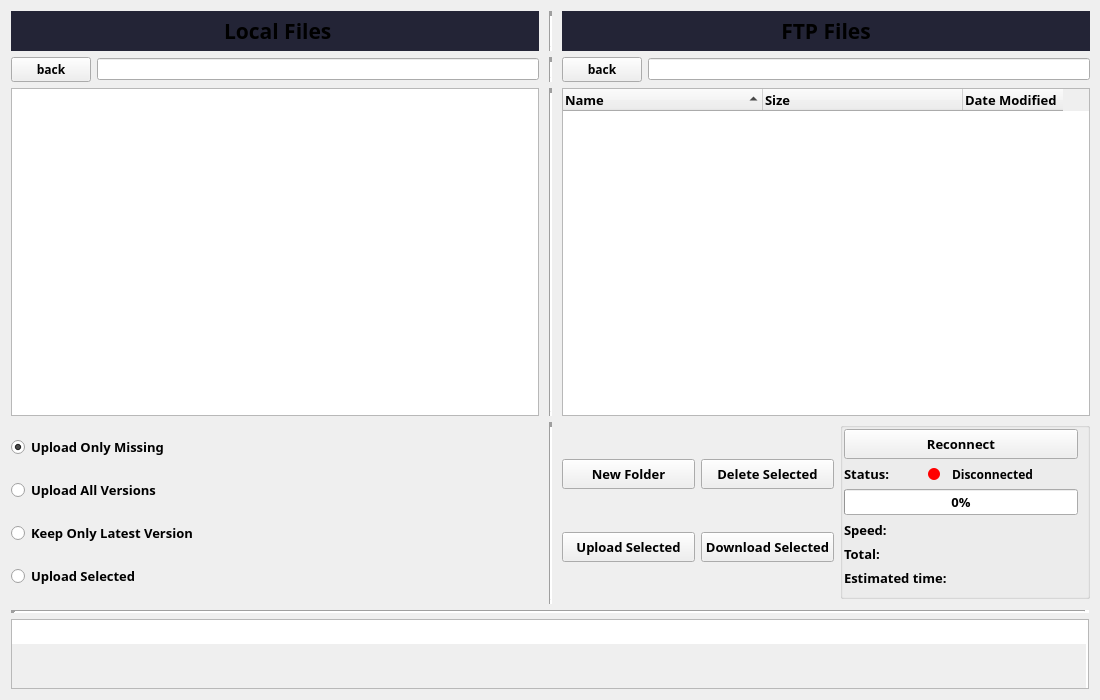
<?xml version="1.0" encoding="UTF-8"?>
<ui version="4.0">
 <class>Form</class>
 <widget class="QWidget" name="Form">
  <property name="geometry">
   <rect>
    <x>0</x>
    <y>0</y>
    <width>1100</width>
    <height>700</height>
   </rect>
  </property>
  <property name="minimumSize">
   <size>
    <width>1100</width>
    <height>700</height>
   </size>
  </property>
  <property name="maximumSize">
   <size>
    <width>1800</width>
    <height>900</height>
   </size>
  </property>
  <property name="baseSize">
   <size>
    <width>0</width>
    <height>0</height>
   </size>
  </property>
  <property name="font">
   <font>
    <family>Unispace</family>
    <pointsize>10</pointsize>
    <bold>true</bold>
   </font>
  </property>
  <property name="windowTitle">
   <string>Form</string>
  </property>
  <layout class="QGridLayout" name="gridLayout_4">
   <item row="0" column="0">
    <layout class="QVBoxLayout" name="verticalLayout" stretch="2,0,1">
     <property name="spacing">
      <number>6</number>
     </property>
     <property name="leftMargin">
      <number>0</number>
     </property>
     <property name="rightMargin">
      <number>0</number>
     </property>
     <item>
      <layout class="QGridLayout" name="gridLayout" rowstretch="0,0,0,0" columnstretch="0,0,0,0,0" rowminimumheight="0,25,500,0" columnminimumwidth="700,0,0,0,700">
       <property name="sizeConstraint">
        <enum>QLayout::SizeConstraint::SetDefaultConstraint</enum>
       </property>
       <property name="topMargin">
        <number>0</number>
       </property>
       <item row="0" column="1">
        <spacer name="horizontalSpacer">
         <property name="orientation">
          <enum>Qt::Orientation::Vertical</enum>
         </property>
         <property name="sizeHint" stdset="0">
          <size>
           <width>4</width>
           <height>8</height>
          </size>
         </property>
        </spacer>
       </item>
       <item row="0" column="3">
        <spacer name="horizontalSpacer_2">
         <property name="orientation">
          <enum>Qt::Orientation::Vertical</enum>
         </property>
         <property name="sizeHint" stdset="0">
          <size>
           <width>4</width>
           <height>2</height>
          </size>
         </property>
        </spacer>
       </item>
       <item row="0" column="4">
        <widget class="QLabel" name="lb_ftp">
         <property name="minimumSize">
          <size>
           <width>0</width>
           <height>40</height>
          </size>
         </property>
         <property name="maximumSize">
          <size>
           <width>16777215</width>
           <height>2222222</height>
          </size>
         </property>
         <property name="font">
          <font>
           <family>Unispace</family>
           <pointsize>16</pointsize>
           <bold>true</bold>
          </font>
         </property>
         <property name="styleSheet">
          <string notr="true">background-color: rgb(35, 36, 54);</string>
         </property>
         <property name="text">
          <string>FTP Files</string>
         </property>
         <property name="alignment">
          <set>Qt::AlignmentFlag::AlignCenter</set>
         </property>
        </widget>
       </item>
       <item row="2" column="4">
        <widget class="QTreeWidget" name="qtw_ftp_list">
         <property name="minimumSize">
          <size>
           <width>260</width>
           <height>0</height>
          </size>
         </property>
         <property name="font">
          <font>
           <family>Unispace</family>
           <pointsize>10</pointsize>
           <bold>true</bold>
          </font>
         </property>
         <property name="dragEnabled">
          <bool>true</bool>
         </property>
         <property name="dragDropOverwriteMode">
          <bool>true</bool>
         </property>
         <property name="dragDropMode">
          <enum>QAbstractItemView::DragDropMode::DragDrop</enum>
         </property>
         <property name="selectionMode">
          <enum>QAbstractItemView::SelectionMode::ExtendedSelection</enum>
         </property>
         <property name="rootIsDecorated">
          <bool>true</bool>
         </property>
         <property name="uniformRowHeights">
          <bool>false</bool>
         </property>
         <property name="itemsExpandable">
          <bool>true</bool>
         </property>
         <property name="sortingEnabled">
          <bool>true</bool>
         </property>
         <property name="wordWrap">
          <bool>false</bool>
         </property>
         <property name="headerHidden">
          <bool>false</bool>
         </property>
         <property name="expandsOnDoubleClick">
          <bool>true</bool>
         </property>
         <attribute name="headerCascadingSectionResizes">
          <bool>true</bool>
         </attribute>
         <attribute name="headerDefaultSectionSize">
          <number>200</number>
         </attribute>
         <attribute name="headerHighlightSections">
          <bool>true</bool>
         </attribute>
         <attribute name="headerShowSortIndicator" stdset="0">
          <bool>true</bool>
         </attribute>
         <attribute name="headerStretchLastSection">
          <bool>false</bool>
         </attribute>
         <column>
          <property name="text">
           <string>Name</string>
          </property>
         </column>
         <column>
          <property name="text">
           <string>Size</string>
          </property>
         </column>
         <column>
          <property name="text">
           <string>Date Modified</string>
          </property>
         </column>
        </widget>
       </item>
       <item row="3" column="2">
        <widget class="Line" name="line_3">
         <property name="lineWidth">
          <number>5</number>
         </property>
         <property name="orientation">
          <enum>Qt::Orientation::Vertical</enum>
         </property>
        </widget>
       </item>
       <item row="0" column="0">
        <widget class="QLabel" name="lb_local">
         <property name="minimumSize">
          <size>
           <width>0</width>
           <height>40</height>
          </size>
         </property>
         <property name="maximumSize">
          <size>
           <width>16777215</width>
           <height>16777215</height>
          </size>
         </property>
         <property name="font">
          <font>
           <family>Unispace</family>
           <pointsize>16</pointsize>
           <bold>true</bold>
          </font>
         </property>
         <property name="styleSheet">
          <string notr="true">background-color: rgb(35, 36, 54);</string>
         </property>
         <property name="text">
          <string> Local Files</string>
         </property>
         <property name="textFormat">
          <enum>Qt::TextFormat::PlainText</enum>
         </property>
         <property name="alignment">
          <set>Qt::AlignmentFlag::AlignCenter</set>
         </property>
        </widget>
       </item>
       <item row="2" column="0">
        <widget class="QTreeView" name="tv_local_list">
         <property name="minimumSize">
          <size>
           <width>260</width>
           <height>0</height>
          </size>
         </property>
         <property name="font">
          <font>
           <family>Unispace</family>
           <pointsize>10</pointsize>
           <bold>true</bold>
          </font>
         </property>
         <property name="mouseTracking">
          <bool>false</bool>
         </property>
         <property name="autoFillBackground">
          <bool>false</bool>
         </property>
         <property name="tabKeyNavigation">
          <bool>false</bool>
         </property>
         <property name="showDropIndicator" stdset="0">
          <bool>true</bool>
         </property>
         <property name="dragEnabled">
          <bool>true</bool>
         </property>
         <property name="dragDropOverwriteMode">
          <bool>true</bool>
         </property>
         <property name="dragDropMode">
          <enum>QAbstractItemView::DragDropMode::DragDrop</enum>
         </property>
         <property name="alternatingRowColors">
          <bool>false</bool>
         </property>
         <property name="selectionMode">
          <enum>QAbstractItemView::SelectionMode::ExtendedSelection</enum>
         </property>
         <property name="indentation">
          <number>20</number>
         </property>
         <property name="rootIsDecorated">
          <bool>false</bool>
         </property>
         <property name="uniformRowHeights">
          <bool>false</bool>
         </property>
         <property name="itemsExpandable">
          <bool>false</bool>
         </property>
         <property name="sortingEnabled">
          <bool>true</bool>
         </property>
         <property name="animated">
          <bool>false</bool>
         </property>
         <property name="allColumnsShowFocus">
          <bool>false</bool>
         </property>
         <property name="wordWrap">
          <bool>false</bool>
         </property>
         <attribute name="headerCascadingSectionResizes">
          <bool>true</bool>
         </attribute>
         <attribute name="headerDefaultSectionSize">
          <number>200</number>
         </attribute>
         <attribute name="headerHighlightSections">
          <bool>true</bool>
         </attribute>
         <attribute name="headerShowSortIndicator" stdset="0">
          <bool>true</bool>
         </attribute>
         <attribute name="headerStretchLastSection">
          <bool>false</bool>
         </attribute>
        </widget>
       </item>
       <item row="0" column="2">
        <widget class="Line" name="line">
         <property name="lineWidth">
          <number>5</number>
         </property>
         <property name="orientation">
          <enum>Qt::Orientation::Vertical</enum>
         </property>
        </widget>
       </item>
       <item row="3" column="4">
        <layout class="QVBoxLayout" name="verticalLayout_3">
         <item>
          <layout class="QGridLayout" name="gridLayout_2" rowstretch="0" columnstretch="0,0,0">
           <property name="leftMargin">
            <number>0</number>
           </property>
           <property name="spacing">
            <number>6</number>
           </property>
           <item row="0" column="1">
            <layout class="QVBoxLayout" name="verticalLayout_5">
             <property name="spacing">
              <number>6</number>
             </property>
             <item>
              <layout class="QHBoxLayout" name="horizontalLayout_8">
               <item>
                <widget class="QPushButton" name="pb_new_folder">
                 <property name="minimumSize">
                  <size>
                   <width>0</width>
                   <height>30</height>
                  </size>
                 </property>
                 <property name="font">
                  <font>
                   <family>Unispace</family>
                   <pointsize>10</pointsize>
                   <bold>true</bold>
                  </font>
                 </property>
                 <property name="text">
                  <string>New Folder</string>
                 </property>
                 <property name="checkable">
                  <bool>false</bool>
                 </property>
                 <property name="autoExclusive">
                  <bool>false</bool>
                 </property>
                </widget>
               </item>
               <item>
                <widget class="QPushButton" name="pb_delete_selected">
                 <property name="minimumSize">
                  <size>
                   <width>0</width>
                   <height>30</height>
                  </size>
                 </property>
                 <property name="font">
                  <font>
                   <family>Unispace</family>
                   <pointsize>10</pointsize>
                   <bold>true</bold>
                  </font>
                 </property>
                 <property name="text">
                  <string>Delete Selected</string>
                 </property>
                </widget>
               </item>
              </layout>
             </item>
             <item>
              <layout class="QHBoxLayout" name="horizontalLayout_7">
               <item>
                <widget class="QPushButton" name="pb_upload_selected">
                 <property name="minimumSize">
                  <size>
                   <width>0</width>
                   <height>30</height>
                  </size>
                 </property>
                 <property name="font">
                  <font>
                   <family>Unispace</family>
                   <pointsize>10</pointsize>
                   <bold>true</bold>
                  </font>
                 </property>
                 <property name="text">
                  <string>Upload Selected</string>
                 </property>
                </widget>
               </item>
               <item>
                <widget class="QPushButton" name="pb_download_selected">
                 <property name="minimumSize">
                  <size>
                   <width>0</width>
                   <height>30</height>
                  </size>
                 </property>
                 <property name="font">
                  <font>
                   <family>Unispace</family>
                   <pointsize>10</pointsize>
                   <bold>true</bold>
                  </font>
                 </property>
                 <property name="text">
                  <string>Download Selected</string>
                 </property>
                </widget>
               </item>
              </layout>
             </item>
            </layout>
           </item>
           <item row="0" column="2">
            <widget class="QGroupBox" name="verticalGroupBox">
             <property name="maximumSize">
              <size>
               <width>250</width>
               <height>16777215</height>
              </size>
             </property>
             <property name="alignment">
              <set>Qt::AlignmentFlag::AlignCenter</set>
             </property>
             <property name="flat">
              <bool>true</bool>
             </property>
             <property name="checkable">
              <bool>false</bool>
             </property>
             <layout class="QVBoxLayout" name="verticalLayout_4">
              <property name="spacing">
               <number>6</number>
              </property>
              <property name="sizeConstraint">
               <enum>QLayout::SizeConstraint::SetDefaultConstraint</enum>
              </property>
              <property name="leftMargin">
               <number>1</number>
              </property>
              <property name="topMargin">
               <number>1</number>
              </property>
              <item>
               <widget class="QPushButton" name="pb_reconnect">
                <property name="minimumSize">
                 <size>
                  <width>0</width>
                  <height>30</height>
                 </size>
                </property>
                <property name="font">
                 <font>
                  <family>Unispace</family>
                  <pointsize>10</pointsize>
                  <bold>true</bold>
                 </font>
                </property>
                <property name="text">
                 <string>Reconnect</string>
                </property>
               </widget>
              </item>
              <item>
               <layout class="QHBoxLayout" name="horizontalLayout_2" stretch="4,4,7">
                <property name="spacing">
                 <number>12</number>
                </property>
                <property name="sizeConstraint">
                 <enum>QLayout::SizeConstraint::SetDefaultConstraint</enum>
                </property>
                <property name="rightMargin">
                 <number>0</number>
                </property>
                <item>
                 <widget class="QLabel" name="lb_con_status_text">
                  <property name="sizePolicy">
                   <sizepolicy hsizetype="Fixed" vsizetype="Preferred">
                    <horstretch>0</horstretch>
                    <verstretch>0</verstretch>
                   </sizepolicy>
                  </property>
                  <property name="maximumSize">
                   <size>
                    <width>100</width>
                    <height>16777215</height>
                   </size>
                  </property>
                  <property name="font">
                   <font>
                    <family>Unispace</family>
                    <pointsize>10</pointsize>
                    <bold>true</bold>
                   </font>
                  </property>
                  <property name="text">
                   <string>Status:</string>
                  </property>
                 </widget>
                </item>
                <item>
                 <widget class="QLabel" name="lb_con_status_ind">
                  <property name="maximumSize">
                   <size>
                    <width>12</width>
                    <height>12</height>
                   </size>
                  </property>
                  <property name="font">
                   <font>
                    <family>Unispace</family>
                    <pointsize>10</pointsize>
                    <bold>true</bold>
                   </font>
                  </property>
                  <property name="styleSheet">
                   <string notr="true">background-color: red;
border-radius: 6px;</string>
                  </property>
                  <property name="text">
                   <string/>
                  </property>
                  <property name="alignment">
                   <set>Qt::AlignmentFlag::AlignBottom|Qt::AlignmentFlag::AlignLeading|Qt::AlignmentFlag::AlignLeft</set>
                  </property>
                 </widget>
                </item>
                <item>
                 <widget class="QLabel" name="lb_con_status">
                  <property name="sizePolicy">
                   <sizepolicy hsizetype="Fixed" vsizetype="Preferred">
                    <horstretch>0</horstretch>
                    <verstretch>0</verstretch>
                   </sizepolicy>
                  </property>
                  <property name="maximumSize">
                   <size>
                    <width>200</width>
                    <height>16777215</height>
                   </size>
                  </property>
                  <property name="font">
                   <font>
                    <family>Unispace</family>
                    <pointsize>9</pointsize>
                    <bold>true</bold>
                   </font>
                  </property>
                  <property name="text">
                   <string>Disconnected</string>
                  </property>
                  <property name="alignment">
                   <set>Qt::AlignmentFlag::AlignBottom|Qt::AlignmentFlag::AlignLeading|Qt::AlignmentFlag::AlignLeft</set>
                  </property>
                  <property name="wordWrap">
                   <bool>false</bool>
                  </property>
                 </widget>
                </item>
               </layout>
              </item>
              <item>
               <widget class="QProgressBar" name="pbar_progress_bar">
                <property name="sizePolicy">
                 <sizepolicy hsizetype="Expanding" vsizetype="Fixed">
                  <horstretch>0</horstretch>
                  <verstretch>0</verstretch>
                 </sizepolicy>
                </property>
                <property name="maximumSize">
                 <size>
                  <width>999999</width>
                  <height>16777215</height>
                 </size>
                </property>
                <property name="font">
                 <font>
                  <family>Unispace</family>
                  <pointsize>10</pointsize>
                  <bold>true</bold>
                 </font>
                </property>
                <property name="layoutDirection">
                 <enum>Qt::LayoutDirection::LeftToRight</enum>
                </property>
                <property name="value">
                 <number>0</number>
                </property>
                <property name="alignment">
                 <set>Qt::AlignmentFlag::AlignCenter</set>
                </property>
                <property name="textVisible">
                 <bool>true</bool>
                </property>
                <property name="orientation">
                 <enum>Qt::Orientation::Horizontal</enum>
                </property>
               </widget>
              </item>
              <item>
               <layout class="QHBoxLayout" name="horizontalLayout_3">
                <item>
                 <widget class="QLabel" name="lb_speed_text">
                  <property name="font">
                   <font>
                    <family>Unispace</family>
                    <pointsize>10</pointsize>
                    <bold>true</bold>
                   </font>
                  </property>
                  <property name="text">
                   <string>Speed:</string>
                  </property>
                 </widget>
                </item>
                <item>
                 <widget class="QLabel" name="lb_speed">
                  <property name="font">
                   <font>
                    <family>Unispace</family>
                    <pointsize>9</pointsize>
                    <bold>true</bold>
                   </font>
                  </property>
                  <property name="text">
                   <string/>
                  </property>
                  <property name="alignment">
                   <set>Qt::AlignmentFlag::AlignRight|Qt::AlignmentFlag::AlignTrailing|Qt::AlignmentFlag::AlignVCenter</set>
                  </property>
                 </widget>
                </item>
               </layout>
              </item>
              <item>
               <layout class="QHBoxLayout" name="horizontalLayout_5">
                <item>
                 <widget class="QLabel" name="lb_total_text">
                  <property name="font">
                   <font>
                    <family>Unispace</family>
                    <pointsize>10</pointsize>
                    <bold>true</bold>
                   </font>
                  </property>
                  <property name="text">
                   <string>Total:</string>
                  </property>
                 </widget>
                </item>
                <item>
                 <widget class="QLabel" name="lb_total">
                  <property name="font">
                   <font>
                    <family>Unispace</family>
                    <pointsize>9</pointsize>
                    <bold>true</bold>
                   </font>
                  </property>
                  <property name="text">
                   <string/>
                  </property>
                  <property name="alignment">
                   <set>Qt::AlignmentFlag::AlignRight|Qt::AlignmentFlag::AlignTrailing|Qt::AlignmentFlag::AlignVCenter</set>
                  </property>
                 </widget>
                </item>
               </layout>
              </item>
              <item>
               <layout class="QHBoxLayout" name="horizontalLayout_6">
                <item>
                 <widget class="QLabel" name="lb_eta_text">
                  <property name="font">
                   <font>
                    <family>Unispace</family>
                    <pointsize>10</pointsize>
                    <bold>true</bold>
                   </font>
                  </property>
                  <property name="text">
                   <string>Estimated time:</string>
                  </property>
                 </widget>
                </item>
                <item>
                 <widget class="QLabel" name="lb_eta">
                  <property name="font">
                   <font>
                    <family>Unispace</family>
                    <pointsize>9</pointsize>
                    <bold>true</bold>
                   </font>
                  </property>
                  <property name="text">
                   <string/>
                  </property>
                  <property name="alignment">
                   <set>Qt::AlignmentFlag::AlignRight|Qt::AlignmentFlag::AlignTrailing|Qt::AlignmentFlag::AlignVCenter</set>
                  </property>
                 </widget>
                </item>
               </layout>
              </item>
             </layout>
            </widget>
           </item>
          </layout>
         </item>
         <item>
          <layout class="QGridLayout" name="gridLayout_3">
           <property name="leftMargin">
            <number>0</number>
           </property>
           <property name="topMargin">
            <number>5</number>
           </property>
           <property name="horizontalSpacing">
            <number>15</number>
           </property>
           <property name="verticalSpacing">
            <number>10</number>
           </property>
          </layout>
         </item>
        </layout>
       </item>
       <item row="2" column="2">
        <widget class="Line" name="line_2">
         <property name="frameShadow">
          <enum>QFrame::Shadow::Sunken</enum>
         </property>
         <property name="lineWidth">
          <number>5</number>
         </property>
         <property name="orientation">
          <enum>Qt::Orientation::Vertical</enum>
         </property>
        </widget>
       </item>
       <item row="3" column="0">
        <layout class="QVBoxLayout" name="verticalLayout_2">
         <item>
          <widget class="QRadioButton" name="rb_up_only_missing">
           <property name="font">
            <font>
             <family>Unispace</family>
             <pointsize>10</pointsize>
             <bold>true</bold>
            </font>
           </property>
           <property name="text">
            <string>Upload Only Missing</string>
           </property>
           <property name="checked">
            <bool>true</bool>
           </property>
          </widget>
         </item>
         <item>
          <widget class="QRadioButton" name="rb_up_all_versions">
           <property name="font">
            <font>
             <family>Unispace</family>
             <pointsize>10</pointsize>
             <bold>true</bold>
            </font>
           </property>
           <property name="text">
            <string>Upload All Versions</string>
           </property>
          </widget>
         </item>
         <item>
          <widget class="QRadioButton" name="rb_up_only_latest">
           <property name="font">
            <font>
             <family>Unispace</family>
             <pointsize>10</pointsize>
             <bold>true</bold>
            </font>
           </property>
           <property name="text">
            <string>Keep Only Latest Version</string>
           </property>
          </widget>
         </item>
         <item>
          <widget class="QRadioButton" name="rb_up_selected">
           <property name="text">
            <string>Upload Selected</string>
           </property>
          </widget>
         </item>
        </layout>
       </item>
       <item row="1" column="2">
        <widget class="Line" name="line_5">
         <property name="lineWidth">
          <number>5</number>
         </property>
         <property name="orientation">
          <enum>Qt::Orientation::Vertical</enum>
         </property>
        </widget>
       </item>
       <item row="1" column="0">
        <layout class="QHBoxLayout" name="horizontalLayout_4">
         <item>
          <widget class="QPushButton" name="pb_local_back_path">
           <property name="font">
            <font>
             <family>Unispace</family>
             <pointsize>9</pointsize>
             <bold>true</bold>
            </font>
           </property>
           <property name="text">
            <string>back</string>
           </property>
          </widget>
         </item>
         <item>
          <widget class="QLineEdit" name="le_local_current_path">
           <property name="font">
            <font>
             <family>Unispace</family>
             <pointsize>7</pointsize>
             <bold>true</bold>
            </font>
           </property>
           <property name="readOnly">
            <bool>true</bool>
           </property>
          </widget>
         </item>
        </layout>
       </item>
       <item row="1" column="4">
        <layout class="QHBoxLayout" name="horizontalLayout">
         <item>
          <widget class="QPushButton" name="pb_ftp_back_path">
           <property name="font">
            <font>
             <family>Unispace</family>
             <pointsize>9</pointsize>
             <bold>true</bold>
            </font>
           </property>
           <property name="text">
            <string>back</string>
           </property>
          </widget>
         </item>
         <item>
          <widget class="QLineEdit" name="le_ftp_current_path">
           <property name="font">
            <font>
             <family>Unispace</family>
             <pointsize>7</pointsize>
             <bold>true</bold>
            </font>
           </property>
           <property name="readOnly">
            <bool>true</bool>
           </property>
          </widget>
         </item>
        </layout>
       </item>
      </layout>
     </item>
     <item>
      <widget class="Line" name="line_4">
       <property name="lineWidth">
        <number>5</number>
       </property>
       <property name="orientation">
        <enum>Qt::Orientation::Horizontal</enum>
       </property>
      </widget>
     </item>
     <item>
      <widget class="QPlainTextEdit" name="qpt_log_text">
       <property name="minimumSize">
        <size>
         <width>0</width>
         <height>0</height>
        </size>
       </property>
       <property name="maximumSize">
        <size>
         <width>16777215</width>
         <height>100</height>
        </size>
       </property>
       <property name="baseSize">
        <size>
         <width>0</width>
         <height>0</height>
        </size>
       </property>
       <property name="font">
        <font>
         <family>Unispace</family>
         <pointsize>8</pointsize>
         <bold>true</bold>
         <underline>false</underline>
         <strikeout>false</strikeout>
        </font>
       </property>
       <property name="autoFillBackground">
        <bool>true</bool>
       </property>
       <property name="frameShape">
        <enum>QFrame::Shape::StyledPanel</enum>
       </property>
       <property name="lineWidth">
        <number>1</number>
       </property>
       <property name="midLineWidth">
        <number>0</number>
       </property>
       <property name="sizeAdjustPolicy">
        <enum>QAbstractScrollArea::SizeAdjustPolicy::AdjustIgnored</enum>
       </property>
       <property name="undoRedoEnabled">
        <bool>false</bool>
       </property>
       <property name="lineWrapMode">
        <enum>QPlainTextEdit::LineWrapMode::WidgetWidth</enum>
       </property>
       <property name="readOnly">
        <bool>true</bool>
       </property>
       <property name="plainText">
        <string/>
       </property>
       <property name="backgroundVisible">
        <bool>true</bool>
       </property>
       <property name="centerOnScroll">
        <bool>false</bool>
       </property>
      </widget>
     </item>
    </layout>
   </item>
  </layout>
 </widget>
 <resources/>
 <connections/>
</ui>
